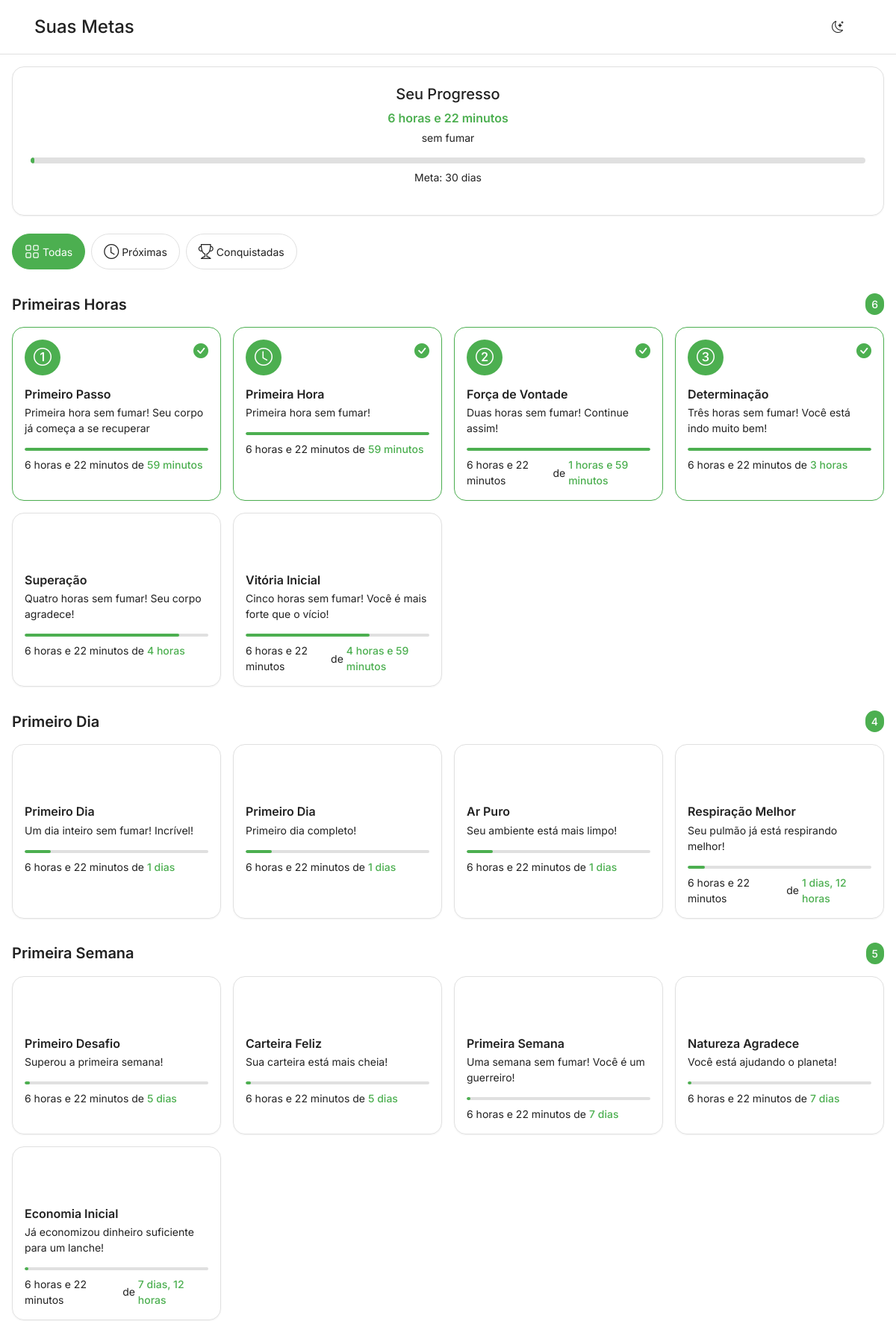
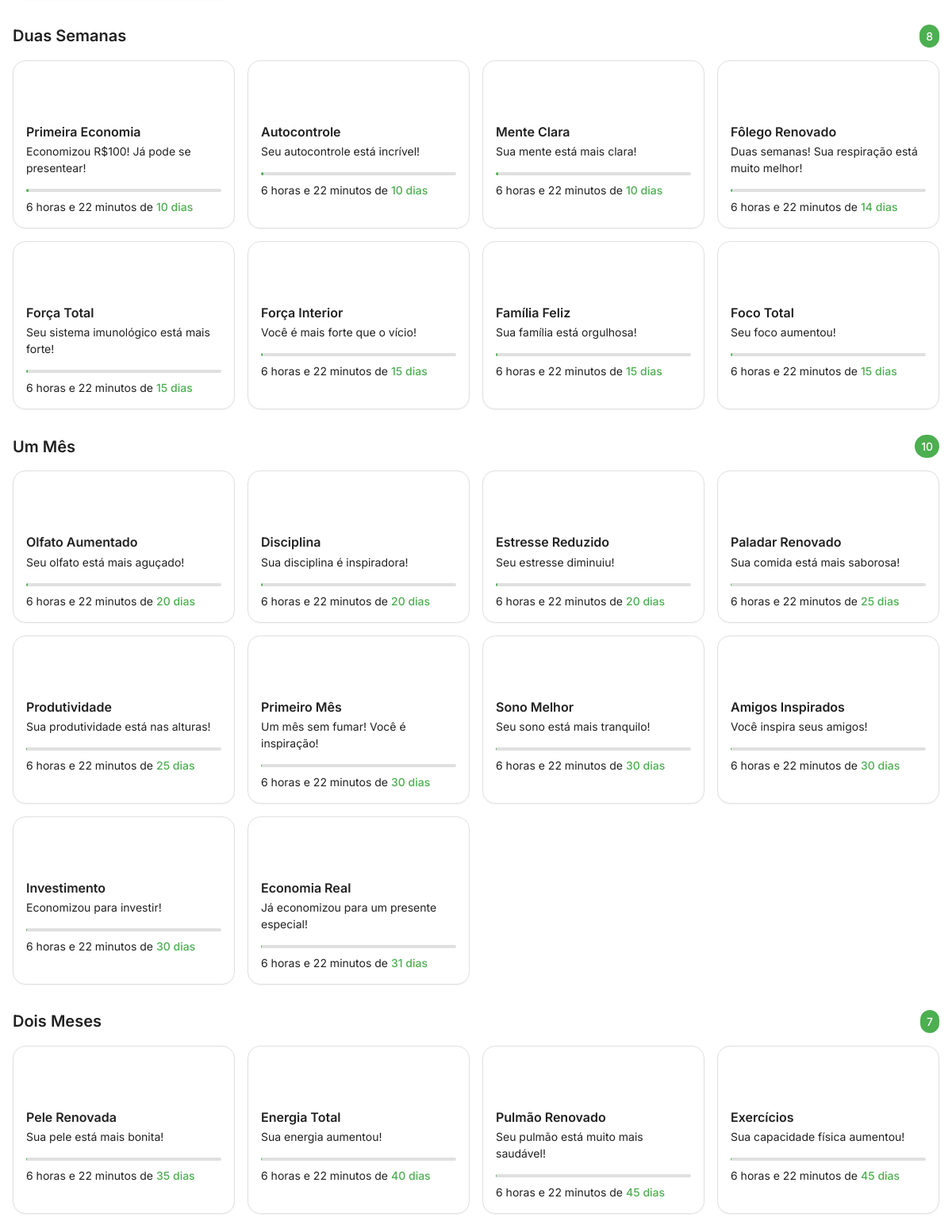
Page /metas.php (signed in, upper part) on the committed database (2 pictures, top to bottom).
### tables this page shows
CREATE TABLE `usuarios` (
  `id` int(11) NOT NULL,
  `nome` varchar(100) NOT NULL,
  `email` varchar(100) NOT NULL,
  `senha` varchar(255) NOT NULL,
  `cigarros_por_dia` int(11) NOT NULL,
  `preco_carteira` decimal(10,2) NOT NULL,
  `data_parar` date NOT NULL,
  `hora_parar` time NOT NULL,
  `data_cadastro` timestamp NOT NULL DEFAULT current_timestamp()
);

CREATE TABLE `metas` (
  `id` int(11) NOT NULL,
  `titulo` varchar(100) NOT NULL,
  `dias` decimal(10,3) NOT NULL,
  `descricao` text NOT NULL,
  `icone` varchar(50) NOT NULL
);

### metas.php (the view, shortened to what this page needs)
<?php
require_once 'php/conexao.php';
$stmt = $conn->prepare("SELECT * FROM usuarios WHERE id = ?");
$stmt->execute([$_SESSION['usuario_id']]);
$usuario = $stmt->fetch();
$data_parar = new DateTime($usuario['data_parar'] . ' ' . $usuario['hora_parar']);
$hoje = new DateTime();
$intervalo = $hoje->diff($data_parar);
$dias_sem_fumar = $intervalo->days + ($intervalo->h / 24) + ($intervalo->i / 1440);
$tempo_texto = '';
if ($intervalo->h > 0) {
    $tempo_texto .= $intervalo->h . ' ' . ($intervalo->h === 1 ? 'hora' : 'horas');
    if ($intervalo->i > 0) {
        $tempo_texto .= ' e ';
    }
}
if ($intervalo->i > 0) {
    $tempo_texto .= $intervalo->i . ' ' . ($intervalo->i === 1 ? 'minuto' : 'minutos');
}
$stmt = $conn->prepare("
    SELECT m.*,
           CASE
               WHEN ? >= m.dias THEN 'conquista-alcancada'
               ELSE 'conquista-pendente'
           END as status
    FROM metas m
    ORDER BY m.dias ASC
");
$stmt->execute([$dias_sem_fumar]);
$metas = $stmt->fetchAll();
$categorias = [
    'Primeiras Horas' => [],
    'Primeiro Dia' => [],
    'Primeira Semana' => [],
    'Duas Semanas' => [],
    'Um Mês' => [],
    'Dois Meses' => [],
    'Três Meses' => [],
    'Seis Meses' => [],
    'Um Ano' => [],
    'Metas de Quantidade' => [],
    'Metas de Economia' => [],
    'Metas de Saúde' => [],
    'Metas de Bem-estar' => [],
    'Metas de Superação' => [],
    'Metas de Estilo de Vida' => [],
    'Metas de Tempo' => [],
    'Metas de Superação Pessoal' => [],
    'Metas de Qualidade de Vida' => [],
    'Metas de Relacionamento' => [],
    'Metas de Ambiente' => [],
    'Metas de Saúde Mental' => [],
    'Metas de Produtividade' => [],
    'Metas de Longevidade' => [],
    'Metas de Superação Final' => []
];
function formatarTempoMeta($dias) {
    $diasInt = floor($dias);
    $horas = floor(($dias - $diasInt) * 24);
    $minutos = floor((($dias - $diasInt) * 24 - $horas) * 60);
    $texto = '';
    if ($diasInt > 0) {
        $texto .= $diasInt . ' ' . ($diasInt === 1 ? 'dia' : 'dias');
        if ($horas > 0 || $minutos > 0) {
            $texto .= ', ';
        }
    }
    if ($horas > 0) {
        $texto .= $horas . ' ' . ($horas === 1 ? 'hora' : 'horas');
        if ($minutos > 0) {
            $texto .= ' e ';
        }
    }
    if ($minutos > 0) {
        $texto .= $minutos . ' ' . ($minutos === 1 ? 'minuto' : 'minutos');
    }
    return $texto;
}
foreach ($metas as $meta) {
    $meta['tempo_formatado'] = formatarTempoMeta($meta['dias']);
    if ($meta['dias'] <= 0.208) {
        $categorias['Primeiras Horas'][] = $meta;
    } elseif ($meta['dias'] <= 1.5) {
        $categorias['Primeiro Dia'][] = $meta;
    } elseif ($meta['dias'] <= 7.5) {
        $categorias['Primeira Semana'][] = $meta;
    } elseif ($meta['dias'] <= 15) {
        $categorias['Duas Semanas'][] = $meta;
    } elseif ($meta['dias'] <= 31) {
        $categorias['Um Mês'][] = $meta;
    } elseif ($meta['dias'] <= 61) {
        $categorias['Dois Meses'][] = $meta;
    } elseif ($meta['dias'] <= 91) {
        $categorias['Três Meses'][] = $meta;
    } elseif ($meta['dias'] <= 181) {
        $categorias['Seis Meses'][] = $meta;
    } elseif ($meta['dias'] <= 366) {
        $categorias['Um Ano'][] = $meta;
    } elseif (strpos($meta['titulo'], 'Milhar') !== false || strpos($meta['titulo'], 'Mil') !== false) {
        $categorias['Metas de Quantidade'][] = $meta;
    } elseif (strpos($meta['titulo'], 'Economia') !== false || strpos($meta['titulo'], 'Carteira') !== false) {
        $categorias['Metas de Economia'][] = $meta;
    } elseif (strpos($meta['titulo'], 'Pulmão') !== false || strpos($meta['titulo'], 'Coração') !== false) {
        $categorias['Metas de Saúde'][] = $meta;
    } elseif (strpos($meta['titulo'], 'Olfato') !== false || strpos($meta['titulo'], 'Paladar') !== false) {
        $categorias['Metas de Bem-estar'][] = $meta;
    } elseif (strpos($meta['titulo'], 'Desafio') !== false || strpos($meta['titulo'], 'Força') !== false) {
        $categorias['Metas de Superação'][] = $meta;
    } elseif (strpos($meta['titulo'], 'Energia') !== false || strpos($meta['titulo'], 'Pele') !== false) {
        $categorias['Metas de Estilo de Vida'][] = $meta;
    } elseif (strpos($meta['titulo'], 'Hora') !== false || strpos($meta['titulo'], 'Dia') !== false) {
        $categorias['Metas de Tempo'][] = $meta;
    } elseif (strpos($meta['titulo'], 'Autocontrole') !== false || strpos($meta['titulo'], 'Disciplina') !== false) {
        $categorias['Metas de Superação Pessoal'][] = $meta;
    } elseif (strpos($meta['titulo'], 'Sono') !== false || strpos($meta['titulo'], 'Exercícios') !== false) {
        $categorias['Metas de Qualidade de Vida'][] = $meta;
    } elseif (strpos($meta['titulo'], 'Família') !== false || strpos($meta['titulo'], 'Amigos') !== false) {
        $categorias['Metas de Relacionamento'][] = $meta;
    } elseif (strpos($meta['titulo'], 'Ar') !== false || strpos($meta['titulo'], 'Natureza') !== false) {
        $categorias['Metas de Ambiente'][] = $meta;
    } elseif (strpos($meta['titulo'], 'Mente') !== false || strpos($meta['titulo'], 'Estresse') !== false) {
        $categorias['Metas de Saúde Mental'][] = $meta;
    } elseif (strpos($meta['titulo'], 'Foco') !== false || strpos($meta['titulo'], 'Produtividade') !== false) {
        $categorias['Metas de Produtividade'][] = $meta;
    } elseif (strpos($meta['titulo'], 'Vida') !== false || strpos($meta['titulo'], 'Qualidade') !== false) {
        $categorias['Metas de Longevidade'][] = $meta;
    } else {
        $categorias['Metas de Superação Final'][] = $meta;
    }
}
?>
<!DOCTYPE html>
<html lang="pt-BR">
<head>
    <link href="https://cdn.jsdelivr.net/npm/bootstrap@5.3.0/dist/css/bootstrap.min.css" rel="stylesheet">
    <link href="css/style.css" rel="stylesheet">
    <link href="css/metas.css" rel="stylesheet">
    <link rel="stylesheet" href="https://cdn.jsdelivr.net/npm/bootstrap-icons@1.11.0/font/bootstrap-icons.css">
</head>
<body>
    <header class="app-header">
        <div class="container">
            <div class="d-flex justify-content-between align-items-center">
                <h1 class="h4 mb-0">Suas Metas</h1>
                <button id="theme-toggle" class="btn btn-icon" aria-label="Alternar tema">
                    <i class="bi bi-moon-stars"></i>
                </button>
            </div>
        </div>
    </header>
    <main class="app-content">
        <div class="progress-card">
            <div class="progress-header">
                <h2>Seu Progresso</h2>
                <div class="progress-time">
                    <span><?php echo $tempo_texto; ?></span>
                </div>
                <p class="progress-subtitle">sem fumar</p>
            </div>
            <div class="progress-bar-container">
                <div class="progress-bar" role="progressbar" style="width: <?php echo min(($dias_sem_fumar / 30) * 100, 100); ?>%"></div>
            </div>
            <p class="progress-goal">Meta: 30 dias</p>
        </div>
        <div class="categories-menu">
            <button class="category-item active" data-category="todas">
                <i class="bi bi-grid"></i>
                <span>Todas</span>
            </button>
            <button class="category-item" data-category="proximas">
                <i class="bi bi-clock"></i>
                <span>Próximas</span>
            </button>
            <button class="category-item" data-category="alcancadas">
                <i class="bi bi-trophy"></i>
                <span>Conquistadas</span>
            </button>
        </div>
        <div class="goals-container">
            <?php foreach ($categorias as $categoria => $metas_categoria): ?>
                <?php if (!empty($metas_categoria)): ?>
                <section class="goals-section" data-category="<?php echo strtolower(str_replace(' ', '-', $categoria)); ?>">
                    <div class="section-header">
                        <h3 class="section-title"><?php echo $categoria; ?></h3>
                        <span class="section-count"><?php echo count($metas_categoria); ?></span>
                    </div>
                    <div class="goals-grid">
                        <?php foreach ($metas_categoria as $meta): ?>
                        <div class="goal-card <?php echo $meta['status']; ?>"
                             data-dias="<?php echo $meta['dias']; ?>"
                             data-titulo="<?php echo htmlspecialchars($meta['titulo']); ?>"
                             data-descricao="<?php echo htmlspecialchars($meta['descricao']); ?>"
                             data-icone="<?php echo $meta['icone']; ?>">
                            <div class="goal-icon">
                                <i class="bi <?php echo $meta['icone']; ?>"></i>
                            </div>
                            <div class="goal-content">
                                <h4><?php echo $meta['titulo']; ?></h4>
                                <p><?php echo $meta['descricao']; ?></p>
                                <div class="goal-progress">
                                    <div class="progress-bar" role="progressbar" style="width: <?php echo min(($dias_sem_fumar / $meta['dias']) * 100, 100); ?>%"></div>
                                </div>
                                <div class="goal-time">
                                    <span class="current-time"><?php echo $tempo_texto; ?></span>
                                    <span class="separator">de</span>
                                    <span class="target-time"><?php echo $meta['tempo_formatado']; ?></span>
                                </div>
                            </div>
                            <?php if ($meta['status'] == 'conquista-alcancada'): ?>
                            <div class="goal-badge">
                                <i class="bi bi-check-circle-fill"></i>
                            </div>
                            <?php endif; ?>
                        </div>
                        <?php endforeach; ?>
                    </div>
                </section>
                <?php endif; ?>
            <?php endforeach; ?>
        </div>
    </main>
</body>
</html>

### css/style.css (style rules this page uses)
:root { --primary-color: #4CAF50; --primary-color-light: #E8F5E9; --primary-color-dark: #388E3C; --secondary-color: #2196F3; --success-color: #4CAF50; --warning-color: #FFC107; --danger-color: #F44336; --text-primary: #212121; --text-secondary: #757575; --border-color: #E0E0E0; --background-color: #FFFFFF; --surface-color: #FFFFFF; --surface-color-dark: #424242; --border-color-dark: #616161; --background-color-dark: #121212; --spacing-xs: 0.25rem; --spacing-sm: 0.5rem; --spacing-md: 1rem; --spacing-lg: 1.5rem; --spacing-xl: 2rem; --font-size-xs: 0.75rem; --font-size-sm: 0.875rem; --font-size-md: 1rem; --font-size-lg: 1.25rem; --font-size-xl: 1.5rem; --border-radius-sm: 0.25rem; --border-radius-md: 0.5rem; --border-radius-lg: 1rem; --border-radius-full: 9999px; --shadow-sm: 0 1px 2px rgba(0,0,0,0.05); --shadow-md: 0 4px 6px rgba(0,0,0,0.1); --shadow-lg: 0 10px 15px rgba(0,0,0,0.1); }
* { margin: 0; padding: 0; box-sizing: border-box; }
body { font-family: 'Inter', sans-serif; background-color: var(--background-color); color: var(--text-primary); line-height: 1.5; -webkit-font-smoothing: antialiased; -moz-osx-font-smoothing: grayscale; }
.app-header { background: var(--background-color); border-bottom: 1px solid var(--border-color); padding: var(--spacing-md) 0; }
.app-header .container { padding: 0 var(--spacing-md); }
.btn-icon { background: none; border: none; color: var(--text-primary); padding: var(--spacing-sm); cursor: pointer; transition: color 0.2s ease; }
.app-content { margin-bottom: 4rem; padding: var(--spacing-md); }
.progress-card { background: var(--surface-color); border-radius: var(--border-radius-lg); border: 1px solid var(--border-color); padding: var(--spacing-lg); margin-bottom: var(--spacing-md); box-shadow: var(--shadow-sm); }
.progress-header { text-align: center; margin-bottom: var(--spacing-md); }
.progress-time { font-size: var(--font-size-xl); font-weight: 600; color: var(--primary-color); margin: var(--spacing-sm) 0; }
.progress-subtitle { color: var(--text-secondary); font-size: var(--font-size-sm); }
.progress-bar-container { background: var(--border-color); border-radius: var(--border-radius-full); height: 8px; margin: var(--spacing-md) 0; overflow: hidden; }
.progress-bar { background: var(--primary-color); height: 100%; border-radius: var(--border-radius-full); transition: width 0.3s ease; }
.progress-goal { text-align: center; color: var(--text-secondary); font-size: var(--font-size-sm); }
.btn { display: inline-block; padding: var(--spacing-sm) var(--spacing-lg); border-radius: var(--border-radius-md); font-size: var(--font-size-md); font-weight: 500; text-align: center; cursor: pointer; transition: all 0.2s ease; border: none; }

### rows in the picture
metas: titulo "Primeiro Passo", descricao "Primeira hora sem fumar! Seu corpo já começa a se recuperar", tempo_formatado "59 minutos"
metas: titulo "Primeira Hora", descricao "Primeira hora sem fumar!", tempo_formatado "59 minutos"
metas: titulo "Força de Vontade", descricao "Duas horas sem fumar! Continue assim!", tempo_formatado "1 horas e 59 minutos"
metas: titulo "Determinação", descricao "Três horas sem fumar! Você está indo muito bem!", tempo_formatado "3 horas"
metas: titulo "Superação", descricao "Quatro horas sem fumar! Seu corpo agradece!", dias 0.167 (drawn), tempo_formatado "4 horas"
metas: titulo "Vitória Inicial", descricao "Cinco horas sem fumar! Você é mais forte que o vício!", dias 0.208 (drawn), tempo_formatado "4 horas e 59 minutos"
metas: titulo "Primeiro Dia", descricao "Um dia inteiro sem fumar! Incrível!", dias 1 (drawn), tempo_formatado "1 dias"
metas: titulo "Primeiro Dia", descricao "Primeiro dia completo!", dias 1 (drawn), tempo_formatado "1 dias"
metas: titulo "Ar Puro", descricao "Seu ambiente está mais limpo!", dias 1 (drawn), tempo_formatado "1 dias"
metas: titulo "Respiração Melhor", descricao "Seu pulmão já está respirando melhor!", dias 1.5 (drawn), tempo_formatado "1 dias, 12 horas"
metas: titulo "Primeiro Desafio", descricao "Superou a primeira semana!", dias 5 (drawn), tempo_formatado "5 dias"
metas: titulo "Carteira Feliz", descricao "Sua carteira está mais cheia!", dias 5 (drawn), tempo_formatado "5 dias"
metas: titulo "Primeira Semana", descricao "Uma semana sem fumar! Você é um guerreiro!", tempo_formatado "7 dias"
metas: titulo "Natureza Agradece", descricao "Você está ajudando o planeta!", tempo_formatado "7 dias"
metas: titulo "Economia Inicial", descricao "Já economizou dinheiro suficiente para um lanche!", tempo_formatado "7 dias, 12 horas"
metas: titulo "Primeira Economia", descricao "Economizou R$100! Já pode se presentear!", dias 10 (drawn), tempo_formatado "10 dias"
metas: titulo "Autocontrole", descricao "Seu autocontrole está incrível!", dias 10 (drawn), tempo_formatado "10 dias"
metas: titulo "Mente Clara", descricao "Sua mente está mais clara!", dias 10 (drawn), tempo_formatado "10 dias"
metas: titulo "Fôlego Renovado", descricao "Duas semanas! Sua respiração está muito melhor!", tempo_formatado "14 dias"
metas: titulo "Força Total", descricao "Seu sistema imunológico está mais forte!", tempo_formatado "15 dias"
metas: titulo "Força Interior", descricao "Você é mais forte que o vício!", tempo_formatado "15 dias"
metas: titulo "Família Feliz", descricao "Sua família está orgulhosa!", tempo_formatado "15 dias"
metas: titulo "Foco Total", descricao "Seu foco aumentou!", tempo_formatado "15 dias"
metas: titulo "Olfato Aumentado", descricao "Seu olfato está mais aguçado!", tempo_formatado "20 dias"
metas: titulo "Disciplina", descricao "Sua disciplina é inspiradora!", tempo_formatado "20 dias"
metas: titulo "Estresse Reduzido", descricao "Seu estresse diminuiu!", tempo_formatado "20 dias"
metas: titulo "Paladar Renovado", descricao "Sua comida está mais saborosa!", tempo_formatado "25 dias"
metas: titulo "Produtividade", descricao "Sua produtividade está nas alturas!", tempo_formatado "25 dias"
metas: titulo "Primeiro Mês", descricao "Um mês sem fumar! Você é inspiração!", tempo_formatado "30 dias"
metas: titulo "Sono Melhor", descricao "Seu sono está mais tranquilo!", tempo_formatado "30 dias"
metas: titulo "Amigos Inspirados", descricao "Você inspira seus amigos!", tempo_formatado "30 dias"
metas: titulo "Investimento", descricao "Economizou para investir!", tempo_formatado "30 dias"
metas: titulo "Economia Real", descricao "Já economizou para um presente especial!", tempo_formatado "31 dias"
metas: titulo "Pele Renovada", descricao "Sua pele está mais bonita!", tempo_formatado "35 dias"
metas: titulo "Energia Total", descricao "Sua energia aumentou!", tempo_formatado "40 dias"
metas: titulo "Pulmão Renovado", descricao "Seu pulmão está muito mais saudável!", tempo_formatado "45 dias"
metas: titulo "Exercícios", descricao "Sua capacidade física aumentou!", tempo_formatado "45 dias"

### other values in the picture
$categoria "Primeiras Horas"
count($metas_categoria) "6"
$categoria "Primeiro Dia"
count($metas_categoria) "4"
$categoria "Primeira Semana"
count($metas_categoria) "5"
$categoria "Duas Semanas"
count($metas_categoria) "8"
$categoria "Um Mês"
count($metas_categoria) "10"
$categoria "Dois Meses"
count($metas_categoria) "7"
